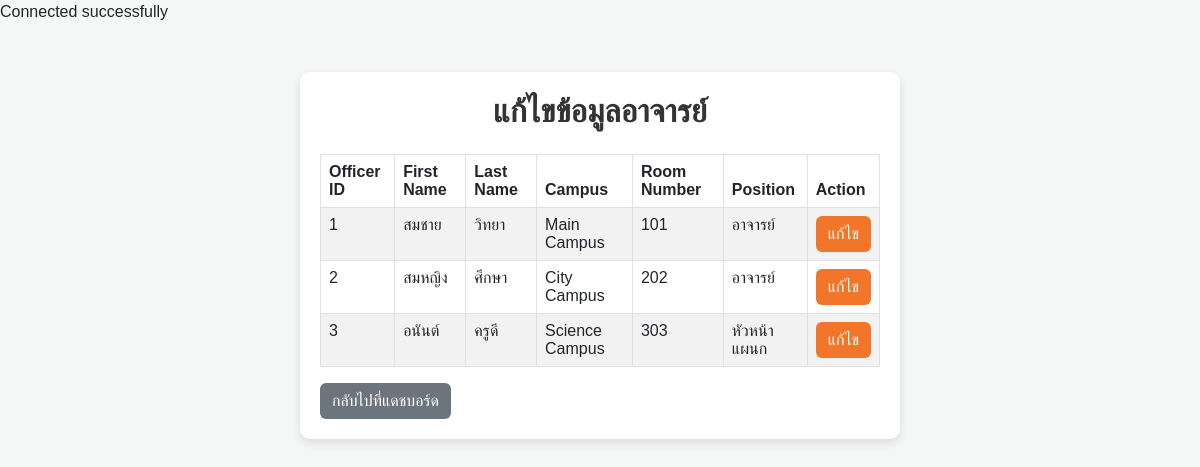
The app's page /admin/admin_edit_teacher.php (signed in) with its own data.
### tables this page shows
CREATE TABLE `teacher` (
  `officer_id` varchar(13) NOT NULL,
  `password` varchar(255) NOT NULL COMMENT 'รหัสผ่าน',
  `f_name` varchar(255) NOT NULL COMMENT 'ชื่อ',
  `l_name` varchar(255) NOT NULL COMMENT 'นามสกุล',
  `campus` varchar(255) NOT NULL,
  `room_number` varchar(10) NOT NULL,
  `position` varchar(255) NOT NULL,
  `profile_image` longtext DEFAULT NULL
);

### admin/admin_edit_teacher.php (the view, shortened to what this page needs)
<?php
include '/xampp/htdocs/Project_Final/server.php';
$sql = "SELECT * FROM teacher";
$result = $conn->query($sql);
?>
<!DOCTYPE html>
<html lang="en">
<head>
    <link href="https://cdn.jsdelivr.net/npm/bootstrap@5.3.0-alpha1/dist/css/bootstrap.min.css" rel="stylesheet">
</head>
<body>
<div class="container mt-5">
    <h2 class="text-center rounded-pill mb-4 col px-md-5 btn-edit">แก้ไขข้อมูลอาจารย์</h2>
    <table class="table table-bordered table-striped">
        <thead class="thead-dark">
            <tr>
                <th>Officer ID</th>
                <th>First Name</th>
                <th>Last Name</th>
                <th>Campus</th>
                <th>Room Number</th>
                <th>Position</th>
                <th>Action</th>
            </tr>
        </thead>
        <tbody>
            <?php
            if ($result->num_rows > 0) {
                while($row = $result->fetch_assoc()) {
                    echo "<tr>
                            <td>" . htmlspecialchars($row["officer_id"]) . "</td>
                            <td>" . htmlspecialchars($row["f_name"]) . "</td>
                            <td>" . htmlspecialchars($row["l_name"]) . "</td>
                            <td>" . htmlspecialchars($row["campus"]) . "</td>
                            <td>" . htmlspecialchars($row["room_number"]) . "</td>
                            <td>" . htmlspecialchars($row["position"]) . "</td>
                            <td><a href='admin_edit_teacher_process.php?officer_id=" . htmlspecialchars($row["officer_id"]) . "' class='btn btn-primary btn-edit'>แก้ไข</a></td>
                          </tr>";
                }
            } else {
                echo "<tr><td colspan='7' class='text-center'>ไม่พบข้อมูล</td></tr>";
            }
            ?>
        </tbody>
    </table>
    <a href="admin_dashboard.php" class="btn btn-secondary">กลับไปที่แดชบอร์ด</a>
</div>
</body>
</html>

### admin/admin_edit_teacher.php (style rules this page uses)
body { background: #f4f7f6; font-family: 'Arial', sans-serif; }
.container { max-width: 600px; background: white; padding: 20px; margin: 50px auto; border-radius: 10px; box-shadow: 0px 4px 10px rgba(0, 0, 0, 0.1); }
h2 { text-align: center; color: #333; font-weight: bold; margin-bottom: 20px; }
.btn-primary { background: #F17629; border: none; }
.btn-secondary { background: #6c757d; border: none; }

### records on screen
teacher: officer_id "1", f_name "สมชาย", l_name "วิทยา", campus "Main Campus", room_number "101", position "อาจารย์"
teacher: officer_id "2", f_name "สมหญิง", l_name "ศึกษา", campus "City Campus", room_number "202", position "อาจารย์"
teacher: officer_id "3", f_name "อนันต์", l_name "ครูดี", campus "Science Campus", room_number "303", position "หัวหน้าแผนก"
